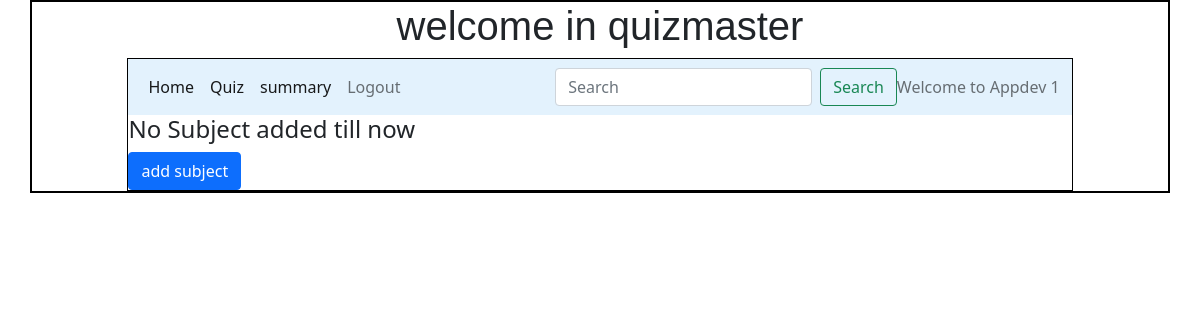
The app's page /admin_dashboard/Appdev 1, older data.
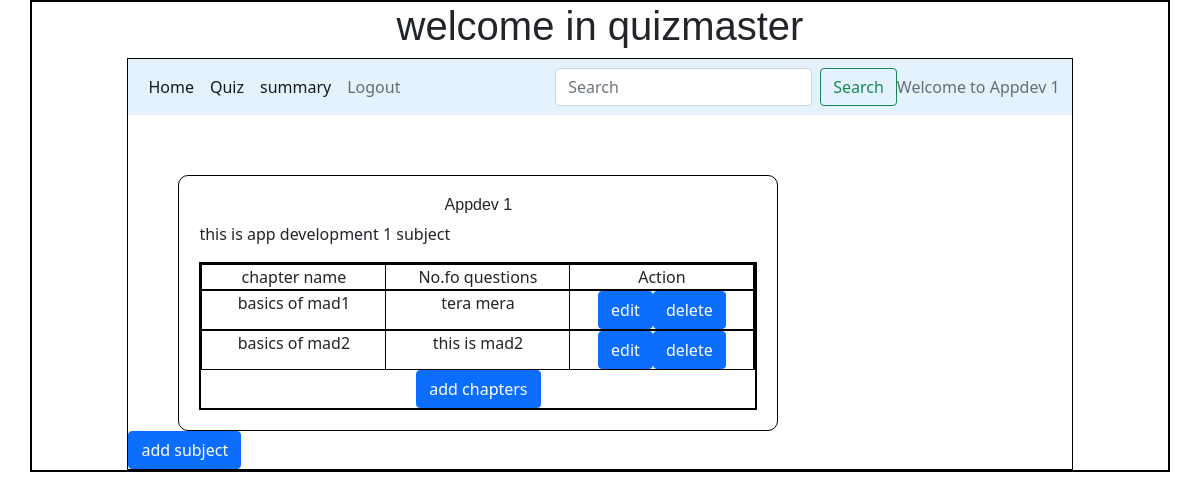
The same page, newer data.
### models/database.py (models this page shows)
class Subject(db.Model):
    __tablename__="Subject"
    id=db.Column(db.Integer, primary_key=True, autoincrement=True, unique=True)
    name=db.Column(db.String(100), nullable=False)
    description=db.Column(db.String(100), nullable=False)
    chapter=db.relationship("Chapter", backref='Subject')

class Chapter(db.Model):
    __tablename__="Chapter"
    id=db.Column(db.Integer, primary_key=True, autoincrement=True,unique=True)
    name=db.Column(db.String(100), nullable=False)
    description=db.Column(db.String(100), nullable=False)
    subject_id=db.Column(db.Integer, db.ForeignKey('Subject.id'), nullable=False)
    quiz=db.relationship('Quiz', backref="Chapter")

### controllers/main.py (the view)
@app.route("/admin_dashboard/<name>")
def admin_dashboard(name):
    subjects=Subject.query.all()
    return render_template("admin_dashboard.html", name=name, subjects=subjects)

### templates/admin_dashboard.html
{%extends "admin_layout.html"%}
{%block content%}
{%if subjects%}
{%for subject in subjects%}
<div class="small_form">
    <h4 class="center">{{subject.name}}</h4>
    <p>{{subject.description}}</p>
    <div class="container text-center">
      <div class="row">
        <div class="col">
          chapter name
        </div>
        <div class="col">
          No.fo questions
        </div>
        <div class="col">
          Action
        </div>
      </div>
      {%if subject.chapter%}
      {%for chapter in subject.chapter%}
      <div class="row">
        <div class="col">
          {{chapter.name}}
        </div>
        <div class="col">
          {{chapter.description}}
        </div>
        <div class="col">
          <a class="btn btn-primary" href="/new_chapter/{{chapter.id}}/edit" role="button">edit</a><a class="btn btn-primary" href="/new_chapter/{{chapter.id}}/{{name}}/delete" role="button">delete</a>
        </div>
      </div>
      {%endfor%}
      {%else%}
      <div>
        <h5>no chapter added yet</h5>
      </div>
      {%endif%}
      <div>
        <a class="btn btn-primary" href="/new_chapter/{{subject.id}}/{{name}}" role="button">add chapters</a>
      </div>
    </div>
</div>
{%endfor%}
{%else%}
<div>
  <h4>No Subject added till now</h4>
</div>
{%endif%}
<div>
  <a class="btn btn-primary" href="/new_subject/{{name}}" role="button">add subject</a>
</div>
{%endblock%}

### templates/admin_layout.html (shortened to what this page needs)
<!DOCTYPE html>
<html>
    <head>
        <link rel="stylesheet" href="\static\main.css">
        <link href="https://cdn.jsdelivr.net/npm/bootstrap@5.0.2/dist/css/bootstrap.min.css" rel="stylesheet">
    </head>
    <body>
        <div class="container">
            <div class="center"><h1>welcome in quizmaster</h1></div>
            <div class="panel">
                <nav class="navbar navbar-expand-lg navbar-light" style="background-color: #e3f2fd;">
                    <div class="container-fluid">
                      <div class="collapse navbar-collapse" id="navbarText">
                        <ul class="navbar-nav me-auto mb-2 mb-lg-0">
                          <li class="nav-item">
                            <a class="nav-link active" aria-current="page" href="/admin_dashboard/{{name}}">Home</a>
                          </li>
                          <li class="nav-item">
                            <a class="nav-link active" aria-current="page" href="/quiz_management/{{name}}">Quiz</a>
                          </li>
                          <li class="nav-item">
                            <a class="nav-link active" aria-current="page" href="/admin_summary{{name}}">summary</a>
                          </li>
                          <li class="nav-item">
                            <a class="nav-link" href="/login">Logout</a>
                          </li>
                        </ul>
                        <form class="d-flex" method="POST" action="/search/{{name}}">
                          <input class="form-control me-2" type="search" placeholder="Search" aria-label="Search" name="search_txt" id="search_txt">
                          <button class="btn btn-outline-success" type="submit">Search</button>
                        </form>
                        <span class="navbar-text">
                          Welcome to {{name}}
                        </span>
                      </div>
                    </div>
                  </nav>
                  {%block content%}{%endblock%}
            </div>
        </div>
    </body>
</html>

### static/main.css (style rules this page uses)
* { margin: 0px; }
.container { border: 2px solid black; }
.panel { width: 85%; margin: auto; height: auto; border: 1px solid black; }
.small_form { border: 1px solid black; width: 600px; height: auto; margin-top: 60px; padding: 20px; border-radius: 10px; margin-left: 50px; }
.row { border: 1px solid black; }
.col { border-right: 1px solid black; }
.center { text-align: center; font: 1em sans-serif; }

Row changes from the older to the newer data that the page shows:
added Subject: name "Appdev 1", description "this is app development 1 subject"
added Chapter: name "basics of mad1", description "tera mera"
added Chapter: name "basics of mad2", description "this is mad2"
Text that changed along with them:
{{ name }}: "Appdev 1" → (not shown)
text no longer shown: "No Subject added till now"
